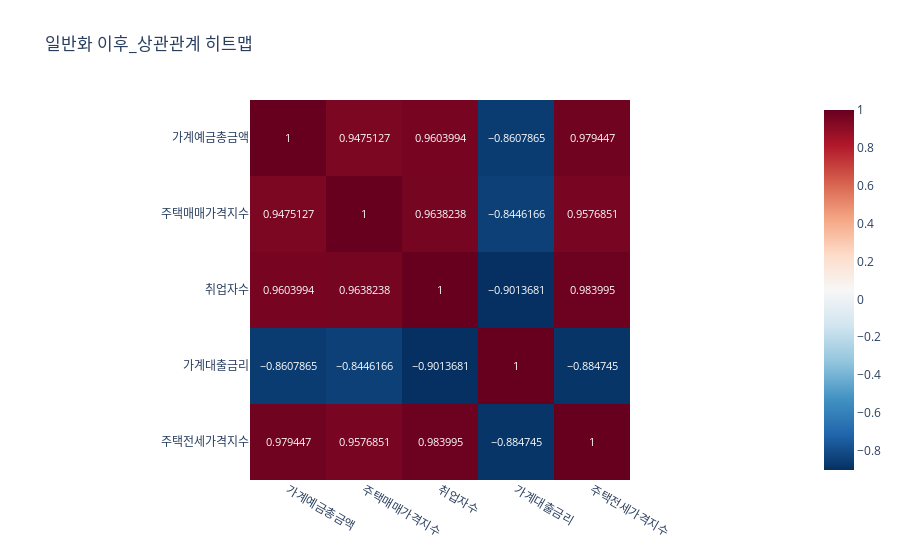

The notebook cell this image was saved under:
### Code cell
fig = px.imshow(df_corr_2,text_auto=True, color_continuous_scale='RdBu_r',title='일반화 이후_상관관계 히트맵')
fig.show()

### Figure 1 — Plotly figure (JSON) as saved in the notebook; plotly's stock layout.template omitted (floating-point values rounded to 4 significant figures)
{"data": [{"coloraxis": "coloraxis", "hovertemplate": "x: %{x}<br>y: %{y}<br>color: %{z}<extra></extra>", "name": "0", "texttemplate": "%{z}", "type": "heatmap", "x": ["가계예금총금액", "주택매매가격지수", "취업자수", "가계대출금리", "주택전세가격지수"], "xaxis": "x", "y": ["가계예금총금액", "주택매매가격지수", "취업자수", "가계대출금리", "주택전세가격지수"], "yaxis": "y", "z": [[1, 0.9475, 0.9604, -0.8608, 0.9794], [0.9475, 1, 0.9638, -0.8446, 0.9577], [0.9604, 0.9638, 1, -0.9014, 0.984], [-0.8608, -0.8446, -0.9014, 1, -0.8847], [0.9794, 0.9577, 0.984, -0.8847, 1]]}], "layout": {"coloraxis": {"colorscale": [[0, "rgb(5,48,97)"], [0.1, "rgb(33,102,172)"], [0.2, "rgb(67,147,195)"], [0.3, "rgb(146,197,222)"], [0.4, "rgb(209,229,240)"], [0.5, "rgb(247,247,247)"], [0.6, "rgb(253,219,199)"], [0.7, "rgb(244,165,130)"], [0.8, "rgb(214,96,77)"], [0.9, "rgb(178,24,43)"], [1, "rgb(103,0,31)"]]}, "title": {"text": "일반화 이후_상관관계 히트맵"}, "xaxis": {"anchor": "y", "constrain": "domain", "domain": [0, 1], "scaleanchor": "y"}, "yaxis": {"anchor": "x", "autorange": "reversed", "constrain": "domain", "domain": [0, 1]}}}
